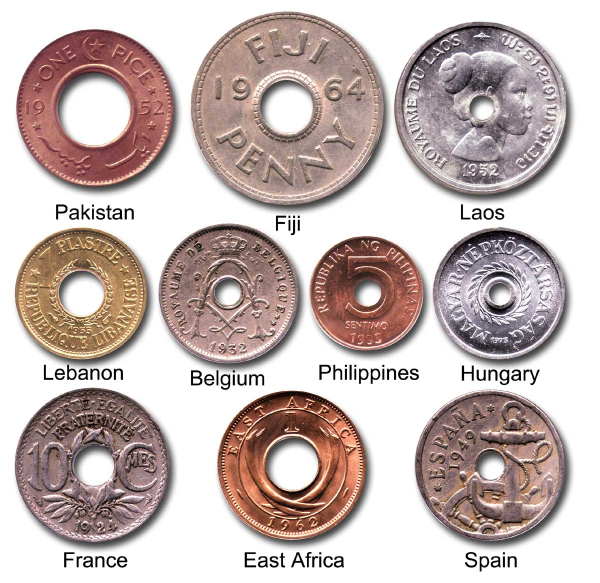
#> input picture 2/coins3.jpg, 1200 x 1166 px (shown at 1/2 size)
$ python cvis40D.py --image coins3.jpg   (Python 2 division)   (older library calls are emulated)
#> lines starting #> are read from the running program, lines starting #| are printed output that depends on the picture; after the words box and inside, x2 and y2 are one past the last pixel; in counts of white or black regions, pixels touching at a corner belong together
# Detect contours and mask out the subshapes (coins) and display with Matplotlib

import cv2
import numpy as np
import argparse
from math import ceil
import matplotlib.pyplot as plt

def shrink(image, maxWidth=300):
    w = image.shape[1]
    h = image.shape[0]
    if w <= maxWidth:
        return image
    newHeight = int(float(maxWidth)*h/w+0.5)
    return cv2.resize(image, (maxWidth, newHeight))

file_name = "bm.jpg"
blur = 9
lower = 30
upper = 150

ap = argparse.ArgumentParser()
ap.add_argument("-i", "--image",  required = False, help = "Path to the image")
ap.add_argument("-b", "--blur",   required = False, help = "Blurring neighbourhood")
ap.add_argument("-l", "--lower",  required = False, help = "Lower threshold")
ap.add_argument("-u", "--upper",  required = False, help = "Uppder threshold")

args = vars(ap.parse_args())
print args
if not args['image']==None: file_name = args['image']
if not args['blur']==None: blur = int(args['blur'])
if not args['lower']==None: lower = int(args['lower'])
if not args['upper']==None: upper = int(args['upper'])

print file_name, blur, lower, upper

original_img = cv2.imread(file_name) # color image is needed later
#> original_img is the input picture: shape (1166, 1200, 3); mean B, G, R 180.3, 183.2, 197.8
assert (original_img is not None), 'File not found'

img = cv2.cvtColor (original_img, cv2.COLOR_BGR2GRAY)
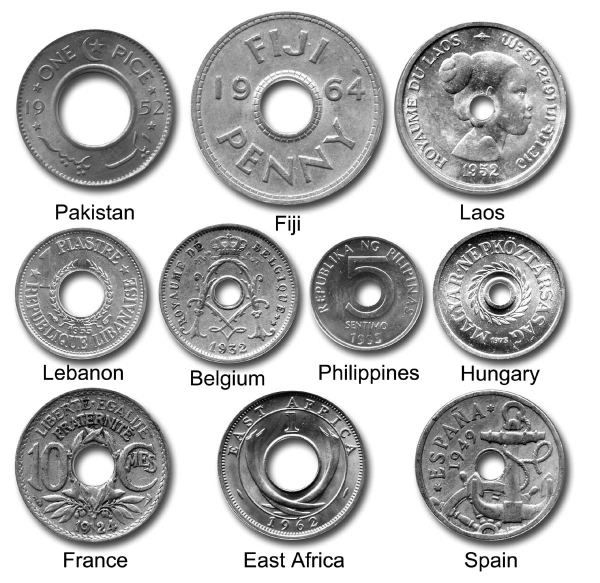
#> img: shape (1166, 1200) (shown at 1/2 size); min 0, max 255, mean 187.2
print img.shape
#| (1166, 1200)

blurred = cv2.GaussianBlur(img, (blur, blur), 0) # this parameter needs careful tuning

edges = cv2.Canny (blurred, 255, lower, upper)
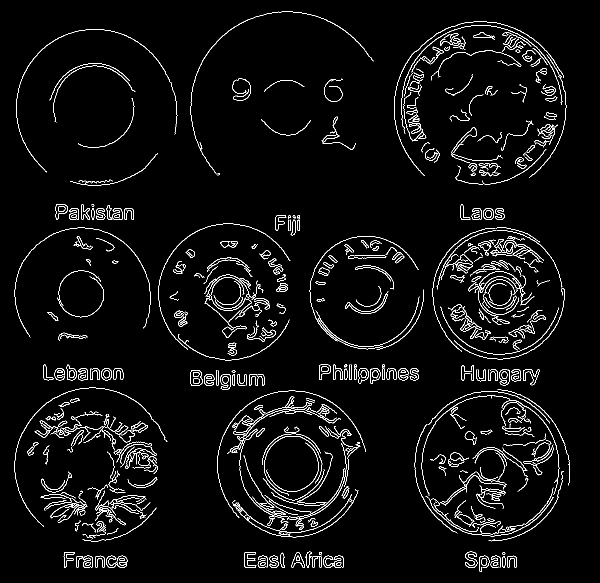
#> edges: shape (1166, 1200) (shown at 1/2 size); 3.8% white in thin lines or dots, all inside (x1, y1, x2, y2) = (29, 23, 1140, 1144)
print edges.shape
#| (1166, 1200)

# ** Finding contours is destructive to the image **
# Make a copy before fining contours
(junk_img, contours, hierarchy) = cv2.findContours(edges.copy(), cv2.RETR_EXTERNAL, cv2.CHAIN_APPROX_SIMPLE)
#> contours = 438 contours, 189 with area under 20; largest, box (x1, y1, x2, y2) and area: (464, 156, 502, 202) 1144, (381, 740, 405, 772) 646, (881, 943, 1014, 1012) 565, (690, 583, 777, 628) 494, (111, 408, 136, 440) 454
print "%d contours were found" %len(contours)
#| 438 contours were found

plt.figure()
plt.title('Cut Images')

cols = 4
rows = ceil(float(len(contours))/cols)
#> rows = 110
print 'tiles:', rows, cols
#| tiles: 110 4

for (i, contour) in enumerate(contours):
    (x,y,w,h) = cv2.boundingRect(contour)
    ((cx,cy),r) = cv2.minEnclosingCircle(contour)
    mask_canvas = np.zeros(original_img.shape[0:2], dtype='uint8')
    cv2.circle(mask_canvas, (int(cx), int(cy)), int(r), 255,-1)
    mask = mask_canvas[y:y+h, x:x+w]
    subimg = original_img[y:y+h, x:x+w]
    title = "Masked {0}".format(i+1)
    masked = cv2.bitwise_and(subimg, subimg, mask=mask)
    masked = cv2.cvtColor(masked, cv2.COLOR_BGR2RGB)
    plt.subplot(rows,cols,i+1)
    plt.axis('off')
    plt.imshow(masked)
#> this loop made 438 passes
#> (x, y, w, h, cx, cy, r, title) on passes 1 to 3: (986, 1124, 11, 8, 991, 1127.5, 5.59, 'Masked 1'), (520, 1124, 11, 8, 525.1, 1126.8, 5.23, 'Masked 2'), (171, 1124, 10, 8, 175.5, 1127, 5.41, 'Masked 3')
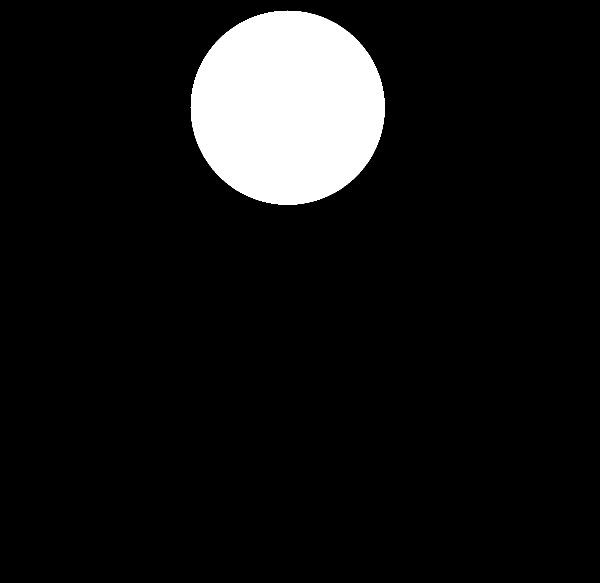
#> mask_canvas: shape (1166, 1200) (shown at 1/2 size); 8.4% white; 1 white region, box (x1, y1, x2, y2) and area: (381, 21, 770, 410) 118213
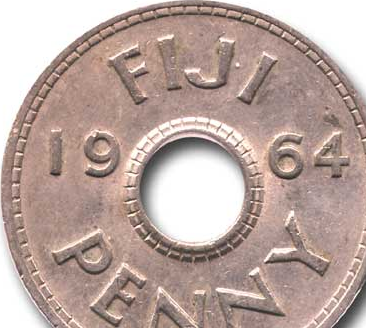
#> subimg: shape (328, 366, 3); mean B, G, R 158.9, 165.4, 185.5

plt.show()
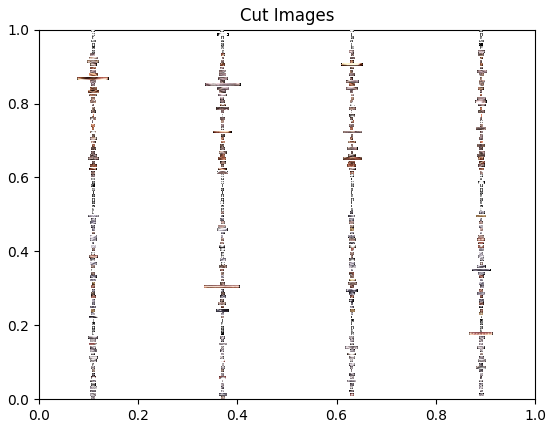
#> figure drawn by matplotlib, 438 panels
